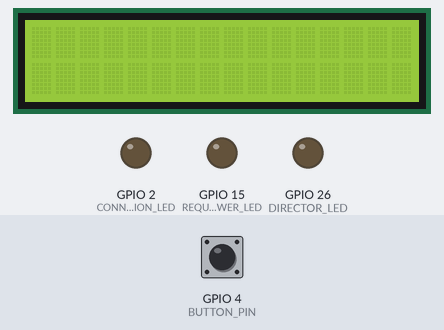
Bench run of a program on a simulated ESP32. Shown: 16×2 character LCD, output pins drawn as LEDs (lit = HIGH). The inputs (shaded band) are chosen by the test bench; at power-on: GPIO 4 (BUTTON_PIN) HIGH.

Above: at 1.3 s.
1.4 s: GPIO 4 (BUTTON_PIN) pulled LOW for 0.15 s
Timing chart, 0 to 4.4 s (numbered marks = the images above; inputs shaded):
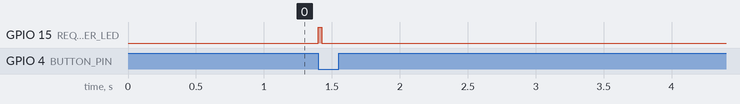

The program:

main.cpp
```cpp
#include <Arduino.h>
#include <string.h>
// #include "EspMQTTClient.h"
#include "Button.h"
#include "DirectorScanner.h"
#include "StationScreen.h"

 const int BUTTON_PIN = 4;
 const int CONNECTION_LED = 2;
 const int REQUEST_POWER_LED = 15;
 const int DIRECTOR_LED = 26;
int counter = 0;
// const char *name = "Kiwy";
// const char *password = "aquamagic23";
// const char *mqtt_module = "Group4-Charger";
// const char *mqtt_topic = "group4/RequestPower";
// const char *mqtt_topic_receiver = "group4/SentPower";
// const char *broker_ip = "192.168.61.23";

// int dir = 1;
// int helper = 0;

// long previousTime = millis();
SinglePressButton *button;
uint32_t id = 0;
DirectorScanner *director;
StationScreen *lcd;
bool check;
// EspMQTTClient client1(name, password, broker_ip, mqtt_module, 1883);
// Director_RFID *director;
void setup()
{
  button = new SinglePressButton(BUTTON_PIN);
  lcd = new StationScreen(22, 21);
  director = new DirectorScanner(SS_PIN, RST_PIN);
  Serial.begin(115200);
  // button.begin();
  pinMode(CONNECTION_LED, OUTPUT);
  pinMode(REQUEST_POWER_LED, OUTPUT);
  pinMode(DIRECTOR_LED, OUTPUT);
  // client1.enableHTTPWebUpdater();
  // client1.enableDebuggingMessages();
}

// void onConnectionEstablished()
// {
//   client1.subscribe(mqtt_topic_receiver, [](const String &topic, const String &payload)
//                     {
//       if(payload == "11kW")
//       {
//         digitalWrite(CONNECTION_LED, HIGH);
//       }
//       else if(payload == "0kW")
//       {
//         digitalWrite(CONNECTION_LED, LOW);
//       } });
// }

void loop()
{

  // id = director->getID();
  // if (id > 0)
  // {
  //   lcd->display(String(id));
  // }

 // button->debounce();
  id = director->getID();
  // // client1.loop();
  // // id = director->getID();

  // /// RFID

  // // Serial.println(id);
  // if (id > 0)
  // {
  //   lcd->display(String(id));
  // }


  // // PRESS
  if (button->pressed())
  {
    if (id > 0)
    {
      lcd->display(String(id));
    }
    digitalWrite(REQUEST_POWER_LED, HIGH);
  }
  else
  {
    digitalWrite(REQUEST_POWER_LED, LOW);
  }

  // TOGGLE

  // if (button->toggle())
  // {
  //   if (id > 0)
  //   {
  //     lcd->display(String(id));
  //   }
  //   digitalWrite(DIRECTOR_LED, HIGH);
  // }
  // else
  // {
  //   digitalWrite(DIRECTOR_LED, LOW);
  // }

  // // SINGLE PRESS
  // if (button->singlePress())
  // {
  //   lcd->display(String(counter));
  //   counter++;
  // }
}

//============================================================TESTING RFID============================================================================

// MFRC522 mfrc522(SS_PIN, RST_PIN);  // Create MFRC522 instance

// void setup() {
// 	Serial.begin(115200);		// Initialize serial communications with the PC
// 	while (!Serial);		// Do nothing if no serial port is opened (added for Arduinos based on ATMEGA32U4)
// 	SPI.begin();			// Init SPI bus
// 	mfrc522.PCD_Init();		// Init MFRC522
// 	delay(4);				// Optional delay. Some board do need more time after init to be ready, see Readme
// 	mfrc522.PCD_DumpVersionToSerial();	// Show details of PCD - MFRC522 Card Reader details
// 	Serial.println(F("Scan PICC to see UID, SAK, type, and data blocks..."));
// }

// void loop() {
// 	// Reset the loop if no new card present on the sensor/reader. This saves the entire process when idle.
// 	if ( ! mfrc522.PICC_IsNewCardPresent()) {
// 		return;
// 	}

// 	// Select one of the cards
// 	if ( ! mfrc522.PICC_ReadCardSerial()) {
// 		return;
// 	}

// 	// Dump debug info about the card; PICC_HaltA() is automatically called
// 	mfrc522.PICC_DumpToSerial(&(mfrc522.uid));
// }
```

Button.h
```cpp
// (licence header left out)
#pragma once

#include <cstddef>
#include <cstdlib>
#include <iostream>
#include <Arduino.h>

class Button
{
protected:
  int _buttonPin;
  uint16_t _state;
  const uint16_t _RELEASED = 0xFFFF;
  const uint16_t _DEBOUNCE_MAX_TARGET = 0xFFE0;
  const uint16_t _DELAY_TARGET = 0xFFFD;
  bool singlePress();
  uint16_t debounce();

public:
  Button(int);

  virtual bool pressed();
};

class ToggleButton : public Button
{
public:
  ToggleButton(int pin) : Button(pin) {}
  bool pressed();
};

class SinglePressButton : public Button
{
public:
  SinglePressButton(int pin) : Button(pin) {}
  bool pressed();
};
```

DirectorScanner.h
```cpp
// (licence header left out)
#pragma once

#include "Arduino.h"
#include <SPI.h>
#include <MFRC522.h>

const int SS_PIN = 5;
const int RST_PIN = 27;

class DirectorScanner
{
private:
    int _ssPin;
    int _rstPin;
    uint32_t _id = 0;
    MFRC522 _rfid;
    MFRC522::MIFARE_Key _key;
    byte _nuidPICC[4] = {0, 0, 0, 0};
    uint32_t assembleID(byte *, byte);

public:
    DirectorScanner(int, int);
    uint32_t getID();
};
```

StationScreen.h
```cpp
// (licence header left out)
#pragma once

#include "Arduino.h"
#include <LiquidCrystal_I2C.h>

const int SS_ADDRESS = 0x27;
const int SS_COLUMNS = 16;
const int SS_ROWS = 2;
class StationScreen
{
private:
    int _scl;
    int _sda;
    LiquidCrystal_I2C _lcd;

public:
    StationScreen(int, int);
    void display(String);
};
```

Button.cpp
```cpp
// (licence header left out)
#include "Button.h"

Button::Button(int btn) : _buttonPin(btn), _state(0)
{
  pinMode(_buttonPin, INPUT_PULLUP);
}

/**
 * @brief Debouncer using  bit shifting
 * A beautiful press will result in the 16bit int being 0xFF00, (0XFE00)
 * @return uint16_t Value of button state.
 */
uint16_t Button::debounce()
{
  _state = (_state << 1) | digitalRead(_buttonPin) | _DEBOUNCE_MAX_TARGET;
  return _state;
}

/**
 * @brief Button Single Press function
 * This function normally returns false, only when the button is pressed the singlePressFlag gets triggerd
 * once to become true and right after, it becomes false again untill another press is detected and so on.
 * @return true , once when button press flag detected.
 * @return false, in all other cases.
 */
bool Button::singlePress()
{
  return ((debounce() < _RELEASED) && (_state > _DELAY_TARGET));
}

/**
 * @brief Button hold press function
 *
 * @return true, as long as button is pressed.
 * @return false, as long as button is released.
 */
bool Button::pressed()
{
  return (debounce() < _DELAY_TARGET);
}


//======================================Toggle=================================================

/**
 * @brief Button toggle function
 * When the button is initially pressed it goes to the true state.
 * When the button is pressed again after being switched to the true state it goes into the
 * false state. When in the false state the button is pressed it swithces to true state, and vice-versa.
 * @return true, when buttton is in true state.
 * @return false, when buttton is in false state.
 */
bool ToggleButton::pressed()
{
  static bool toggle_state = false;
  if (singlePress())
  {
    toggle_state = !toggle_state;
  }
  return toggle_state;
}

/**
 * @brief Button toggle function
 * When the button is initially pressed it goes to the true state.
 * When the button is pressed again after being switched to the true state it goes into the
 * false state. When in the false state the button is pressed it swithces to true state, and vice-versa.
 * @return true, when buttton is in true state.
 * @return false, when buttton is in false state.
 */
// bool Button::toggle()
// {
//   static bool toggle_state = false;
//   if (singlePress())
//   {
//     toggle_state = !toggle_state;
//   }
//   return toggle_state;
// }

//======================================Single=================================================

/**
 * @brief Button Single Press function
 * This function normally returns false, only when the button is pressed the singlePressFlag gets triggerd
 * once to become true and right after, it becomes false again untill another press is detected and so on.
 * @return true , once when button press flag detected.
 * @return false, in all other cases.
 */
bool SinglePressButton::pressed()
{
  return (singlePress());
}
```

DirectorScanner.cpp
```cpp
// (licence header left out)
#include "DirectorScanner.h"
#include <iostream>


/**
 * @brief DirectorScanner constructor
 * Constructor must be called inside void setup during object creation using new operator!!
 * @param SS
 * @param RST
 */
DirectorScanner::DirectorScanner(int SS, int RST) : _ssPin(SS),
                                                    _rstPin(RST),
                                                    _rfid(MFRC522(_ssPin, _rstPin))

{
  SPI.begin();
  _rfid.PCD_Init();
  delay(4); // Optional delay. Some board do need more time after init to be ready, see Readme
}

/**
 * @brief Function to assemble all the bits of the ID to be stored in one single variable.
 *
 * @param buffer
 * @param bufferSize
 * @return ID in uint32_t
 */
uint32_t DirectorScanner::assembleID(byte *buffer, byte bufferSize)
{
  uint32_t value = 0;
  for (byte i = bufferSize; i > 0; i--)
  {
    value |= static_cast<uint32_t>(buffer[i - 1]) << (8 * (bufferSize - i));
  }
  return value;
}

/**
 * @brief This function retrives the RFID of the director that has scanned his/her card
 *
 * @return Director's ID, else 0 when no card is detected. (uint32_t)
 */
uint32_t DirectorScanner::getID()
{
  /* function readRFID */
  ////Read RFID card
  uint32_t id = 0;
  for (byte i = 0; i < 6; i++)
  {
    _key.keyByte[i] = 0xFF;
  }
  // Look for new 1 cards
  if (!_rfid.PICC_IsNewCardPresent())
  {
    // Serial.println("Inside NOT 'IsNewCardPresent'");
    return id;
  }

  // Verify if the NUID has been readed
  if (!_rfid.PICC_ReadCardSerial())
  {
    // Serial.println("Inside NOT 'ReadCardSerial()'");
    return id;
  }
  // Store NUID into nuidPICC array
  for (byte i = 0; i < 4; i++)
  {
    _nuidPICC[i] = _rfid.uid.uidByte[i];
  }
  id = assembleID(_rfid.uid.uidByte, _rfid.uid.size);
  // Halt PICC
  _rfid.PICC_HaltA();
  // Stop encryption on PCD
  _rfid.PCD_StopCrypto1();

  return id;
}
```

StationScreen.cpp
```cpp
// (licence header left out)
#include "StationScreen.h"
#include <iostream>

/**
 * @brief Construct a new StationScreen::StationScreen object
 *
 * @param scl
 * @param sda
 */
StationScreen::StationScreen(int scl, int sda)
    : _scl(scl),
      _sda(sda),
      _lcd(LiquidCrystal_I2C(SS_ADDRESS, SS_COLUMNS, SS_ROWS))

{
    _lcd.init();
    _lcd.backlight();
    _lcd.setCursor(0, 0);
}

/**
 * @brief Function for displaying StationScreen
 *
 * @param message Input message to be displayed on StationScreen
 * @return int for future unit testing implementation
 */
void StationScreen::display(String message)
{
    _lcd.clear();
    _lcd.print(message);
}
```

Measured:
- after the input at 1.4 s, GPIO 15 (REQUEST_POWER_LED): LOW → HIGH at once, → LOW 0.03 s later
